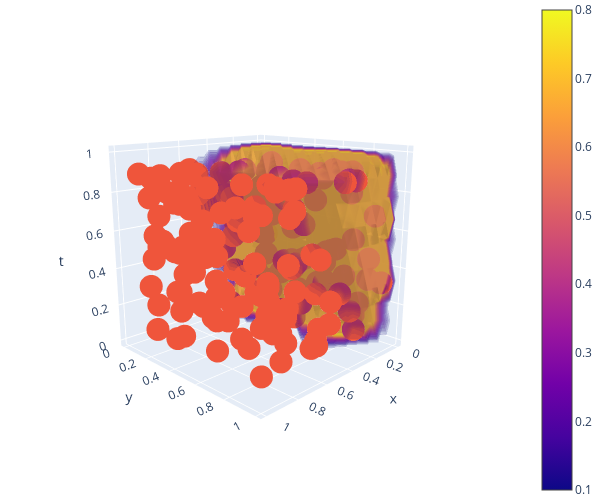

The cell this chart's notebook holds for it:
### Code cell
fig = go.Figure(data=[go.Volume(
    x=X.flatten(),
    y=Y.flatten(),
    z=T.flatten(),
    value=posterior_mean.flatten(),
    isomin=0.1,
    isomax=0.8,
    opacity=0.1, # needs to be small to see through all surfaces
    surface_count=17, # needs to be a large number for good volume rendering
    ), go.Scatter3d(x=dx*idxs[:,0], y=dy*idxs[:,1], z=dt*idxs[:,2], mode='markers')])
fig.update_layout(
    autosize=False,
    width=600, 
    height=500,
    margin=dict(l=0,r=0,t=0,b=0),
    scene_camera=dict(eye=dict(x=2.0, y=2.0, z=0.75)),
    scene=dict(
        xaxis_title='x',
        yaxis_title='y',
        zaxis_title='t',
    ),
)
fig.show()

### Figure 1 — Plotly figure (JSON) as saved in the notebook; plotly's stock layout.template omitted (floating-point values rounded to 4 significant figures; data arrays with more than 128 entries replaced by an {"elided": "..."} marker saying what was removed)
{"data": [{"isomax": 0.8, "isomin": 0.1, "opacity": 0.1, "surface": {"count": 17}, "type": "volume", "value": {"elided": "6250 float values"}, "x": {"elided": "6250 float values"}, "y": {"elided": "6250 float values"}, "z": {"elided": "6250 float values"}}, {"mode": "markers", "type": "scatter3d", "x": {"elided": "200 float values"}, "y": {"elided": "200 float values"}, "z": {"elided": "200 float values"}}], "layout": {"autosize": false, "height": 500, "margin": {"b": 0, "l": 0, "r": 0, "t": 0}, "scene": {"camera": {"eye": {"x": 2, "y": 2, "z": 0.75}}, "xaxis": {"title": {"text": "x"}}, "yaxis": {"title": {"text": "y"}}, "zaxis": {"title": {"text": "t"}}}, "width": 600}}
